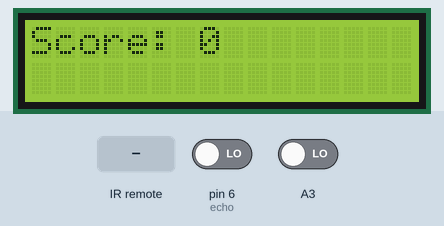
Simulated run of this sketch. Board: Arduino Uno, built with avr-gcc and run on an emulated ATmega328P. Parts: 16×2 character LCD. The test bench sets the inputs (shaded band); at power-on: A3 LOW, pin 6 (echo) LOW. Random numbers use the default seed unless the sketch sets one; what the sketch prints to the serial monitor is not drawn.

Above: at 1.2 s.
1.3 s: infrared code 0xF30CFF00 received
At 2.4 s:
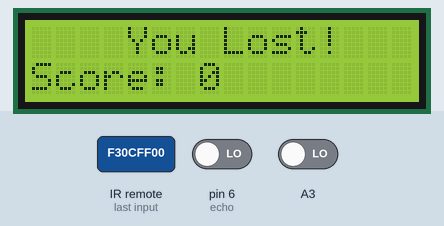
3.2 s: A3 driven HIGH
At 4.5 s:
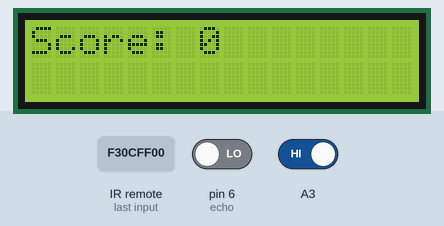
Timing chart, 0 to 6.2 s (numbered marks = the images above; inputs shaded):
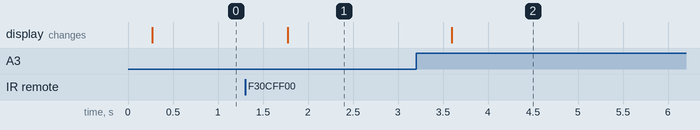

The sketch:

wpicca_project_part3.ino
```cpp
/* William Picca wpicc001@ucr.edu
 * Lab Section: 001
 * Assignment: Final Project
 * Exercise Description:
 *
 * I acknowledge all content contained herein, excluding
 * template or example code, is my own original work.
 *
 * Demo Link:
 */


#include <LiquidCrystal.h>
#include <IRremote.h>


const int rs = 12, en = 11, d4 = 5, d5 = 4, d6 = 3, d7 = 2; //Pins for LCD
const int trig = 13, echo = 6; //Pins for ultrasonic sensor
// initialize the library with the numbers of the interface pins
LiquidCrystal lcd(rs, en, d4, d5, d6, d7);
long duration; //variable for the duration of sound wave travel
int theDistance; //variable for the distance measurement
bool trigToggle; //Toggles triggering the sensor

unsigned char score;
String display = "Distance: ";
String thescore = "Score: ";


#define ONE 0xF30CFF00
#define TWO 0xE718FF00
#define THREE 0xA15EFF00


const int b2 = 7; //In charge of remote
unsigned char remoteInput; //Recieves and stores input from remote.
IRrecv IR(7);
unsigned long temp;

unsigned char buzzer; //buzzer = 10 at exact tumble. buzzer = 20 for victory. buzzer = 0 when lost
int buzzerFrequency;
unsigned char buzzerPeriod;
unsigned char buzzerWaits;
unsigned char buzzerdistance;

unsigned char cnt;
unsigned char var;
unsigned char distance;
unsigned char tumbleAt;   //Will be raplced by ultrasonic sensor
unsigned char lockValue;  //Value the tumbleAt must reach to display lockValue
bool buttonPress;


typedef struct task {
  int state;
  unsigned long period;
  unsigned long elapsedTime;
  int (*TickFct)(int);
} task;

const unsigned short tasksNum = 2;
task tasks[tasksNum];


enum theStates { start, generateLock, play, correctLock, lost, win };

int TickFct_display(int state)
{
  switch(state){ // Transition States

    case start:        //When remote is implemented start state will go to menu state insteadl
      state = generateLock;
      digitalWrite(trig, LOW);
      lcd.clear();
    break;


    case generateLock:

      state = play;
      tumbleAt = 0;

    break;

    case play:


      if (tumbleAt == lockValue)
          state = correctLock;

        if (trigToggle == true)
        {
          digitalWrite(trig, HIGH);
          trigToggle = false;
        }
        else
        {
            digitalWrite(trig, LOW);
            trigToggle = true;
            duration = pulseIn(echo, HIGH);
            theDistance = duration * 0.034 / 2;
            Serial.print("Distance: ");
          Serial.println(theDistance);

            tumbleAt = theDistance;
        }

      if (IR.decode())
        {
            if (buttonPress == false)
            {
                Serial.println("A button has been pressed!");
                state = lost;
                tumbleAt = 0;
                buttonPress = true;

            }
            else
              buttonPress = true;

          IR.resume();
      }
      else
            buttonPress = false;

    break;

    case correctLock:

      if (tumbleAt != lockValue)
          state = play;


      if (IR.decode())
        {
            if (buttonPress == false)
            {
                score ++;
                state = generateLock;
                tumbleAt = 0;
                buttonPress = true;

            }
            else
              buttonPress = true;

          IR.resume();


            if (score >= 3)
              state = win;

      }
      else
            buttonPress = false;


        if (trigToggle == true)
        {
            digitalWrite(trig, HIGH);
            trigToggle = false;
        }
        else
        {
            digitalWrite(trig, LOW);
            trigToggle = true;
            duration = pulseIn(echo, HIGH);
            theDistance = duration * 0.034 / 2;

        //    Serial.print("Distance: ");
        //  Serial.println(theDistance);

            tumbleAt = theDistance;
        }

    break;

    case lost:
      if (digitalRead(A3) == HIGH && buttonPress == false)
        {
          state = start;
          score = 0;
          buttonPress = true;
        }
      else
            buttonPress = false;

    break;

    case win:

      distance = 10;
      if (digitalRead(A3) == HIGH && buttonPress == false)
        {
          state = start;
          score = 0;
          buttonPress = true;
        }
      else if (IR.decode())
        {
               buttonPress = true;
        }
      else
          buttonPress = false;


    break;


    default:
    break;
  }


  switch(state){ // Action Stat
    case start:
    break;

    case generateLock: //

      lockValue = random(3,13) + 1;    //values 4-13
      if (tumbleAt < lockValue)
                distance =  lockValue - tumbleAt;
      if (tumbleAt > lockValue)
                distance =  tumbleAt - lockValue;


      lcd.setCursor(0, 0);
      lcd.print(thescore + score);


    break;


    case play:
      buzzer = 0;

      if (!IR.decode())
        {
          buttonPress = false;
        }

      distance =  lockValue - tumbleAt;
        if (tumbleAt < lockValue)
             distance =   lockValue - tumbleAt;
      if (tumbleAt > lockValue)
                distance =  tumbleAt - lockValue;


      lcd.setCursor(0, 0);
      lcd.print(thescore + score);

  //    lcd.setCursor(0, 0);
  //    Serial.println(thescore + score);

    break;

    case correctLock:

       buzzer = 10;

      if (!IR.decode())
        {
          buttonPress = false;
        }

      distance =  lockValue - tumbleAt;
        if (tumbleAt < lockValue)
             distance =   lockValue - tumbleAt;
      if (tumbleAt > lockValue)
                distance =  tumbleAt - lockValue;


      lcd.setCursor(0, 0);
      lcd.print(thescore + score);

    break;

    case lost:

      buzzer = 0;
      distance = 4;

      lcd.setCursor(0, 0);
      lcd.print("    You Lost!");
      lcd.setCursor(0, 1);
      lcd.print(thescore + score);


    break;

    case win:
      buzzer = 20;


      lcd.setCursor(0, 0);
      lcd.print("    You Picked");
      lcd.setCursor(0, 1);
      lcd.print("     the Lock!");


    break;

    default:
    break;
  }

  return state;
}


enum buzzerStates { start2, wait, atTumble, victoryBuzz};

int TickFct_buzzer(int state)
{
  switch(state){ // Transition States

    case start2:
      state = wait;
    break;
    case wait:  //buzzer is 0

      buzzerdistance = distance;
      if (buzzer == 10)
            state = atTumble;


    break;
    case atTumble: //buzzer is at 10
      if (buzzer == 0)
            state = wait;
      if (buzzer == 20)
            state = victoryBuzz;
    break;
    case victoryBuzz: //buzzer is 20
      if (buzzerWaits == 7)
        {
          state = start;
          buzzer = 0;
        }
    break;

    default:
    break;
  }
  switch(state){ // Action States
    case start2:

    break;
    case wait:

      buzzerdistance = distance;
      if (buzzerdistance == 3)
          buzzerFrequency = 50;
      if (buzzerdistance == 2)
          buzzerFrequency = 100;
      if (buzzerdistance == 1)
          buzzerFrequency = 200;
      if (buzzerdistance == 0)
          buzzerFrequency = 300;
      //Plays buzzer when the correct tumble is reached but not confirmed
      if (buzzerdistance > 3)
        {

        }
      else
        {
          if (buzzerPeriod == 0)
          {
              tone(10, buzzerFrequency, 500);
              buzzerPeriod++;
          }
          else if (buzzerPeriod != 0)
          {
              buzzerPeriod++;
               if (buzzerPeriod >= (2 * (1+buzzerdistance)) )
                 buzzerPeriod = 0;
          }
        }


    break;
    case atTumble:

      buzzerdistance = distance;
      if (buzzerdistance == 0)
          buzzerFrequency = 300;
      //Plays buzzer when the correct tumble is reached but not confirmed
      if (buzzerPeriod == 0)
        {
          tone(10, buzzerFrequency, 500);
            buzzerPeriod++;
        }
      else if (buzzerPeriod != 0)
        {
            buzzerPeriod++;
           if (buzzerPeriod >= (2 * (1+buzzerdistance)))
               buzzerPeriod = 0;
        }
    break;


    case victoryBuzz:
      buzzerWaits ++;
      if (buzzerWaits == 1)
        tone(10, 250, 500);
      if (buzzerWaits == 3)
        tone(10, 500, 500);
      if (buzzerWaits == 5)
        tone(10, 750, 500);
    break;


    default:
    break;
  }
  return state;
}


void setup() {

  Serial.begin(9600);

  // set up the LCD's number of columns and rows:
  lcd.clear();
  lcd.begin(16, 2);

  pinMode(A0, INPUT);
  pinMode(A1, INPUT);
  pinMode(A2, INPUT);


  pinMode(trig, OUTPUT);
  pinMode(echo, INPUT);

  unsigned char i = 0;
  tasks[i].state = start;
  tasks[i].period = 250;
  tasks[i].elapsedTime = 0;
  tasks[i].TickFct = &TickFct_display;
  i++;
  tasks[i].state = start2;
  tasks[i].period = 500;
  tasks[i].elapsedTime = 0;
  tasks[i].TickFct = &TickFct_buzzer;

  cnt = 0;
  var = 0;
  score = 0;
  buttonPress = false;
  buzzerPeriod = 0;
  buzzerWaits = 0;

  trigToggle = false;
  IR.enableIRIn();// Start the receiver
}


void loop() {


//  tone(10, 500, 500);   //Buzzer pin 10 at 500khz for 500ms


  unsigned char i;
  for (i = 0; i < tasksNum; ++i) {
    if ( (millis() - tasks[i].elapsedTime) >= tasks[i].period) {
        tasks[i].state = tasks[i].TickFct(tasks[i].state);
        tasks[i].elapsedTime = millis(); // Last time this task was ran
    }
  }
  delay(50);


}
```

Source omitted: wpicc001_project_part3.cpp (9961 bytes)

Measured:
- after the input at 1.3 s, the display: changes after 0.48 s (image 1)
- after the input at 3.2 s, the display: changes after 0.39 s (image 2)
